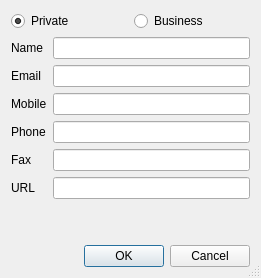
<?xml version="1.0" encoding="UTF-8"?>
<ui version="4.0">
 <class>ContactDlg</class>
 <widget class="QDialog" name="ContactDlg">
  <property name="geometry">
   <rect>
    <x>0</x>
    <y>0</y>
    <width>261</width>
    <height>278</height>
   </rect>
  </property>
  <property name="windowTitle">
   <string>Dialog</string>
  </property>
  <property name="sizeGripEnabled">
   <bool>true</bool>
  </property>
  <layout class="QVBoxLayout" name="verticalLayout">
   <item>
    <layout class="QHBoxLayout" name="horizontalLayout">
     <item>
      <widget class="QRadioButton" name="_private">
       <property name="text">
        <string>Private</string>
       </property>
       <property name="checked">
        <bool>true</bool>
       </property>
      </widget>
     </item>
     <item>
      <widget class="QRadioButton" name="_business">
       <property name="text">
        <string>Business</string>
       </property>
      </widget>
     </item>
    </layout>
   </item>
   <item>
    <layout class="QFormLayout" name="formLayout">
     <property name="fieldGrowthPolicy">
      <enum>QFormLayout::AllNonFixedFieldsGrow</enum>
     </property>
     <item row="0" column="0">
      <widget class="QLabel" name="label">
       <property name="text">
        <string>Name</string>
       </property>
       <property name="buddy">
        <cstring>_name</cstring>
       </property>
      </widget>
     </item>
     <item row="0" column="1">
      <widget class="QLineEdit" name="_name"/>
     </item>
     <item row="1" column="0">
      <widget class="QLabel" name="label_2">
       <property name="text">
        <string>Email</string>
       </property>
       <property name="buddy">
        <cstring>_email</cstring>
       </property>
      </widget>
     </item>
     <item row="1" column="1">
      <widget class="QLineEdit" name="_email"/>
     </item>
     <item row="2" column="0">
      <widget class="QLabel" name="label_3">
       <property name="text">
        <string>Mobile</string>
       </property>
       <property name="buddy">
        <cstring>_mobile</cstring>
       </property>
      </widget>
     </item>
     <item row="2" column="1">
      <widget class="QLineEdit" name="_mobile"/>
     </item>
     <item row="3" column="0">
      <widget class="QLabel" name="label_4">
       <property name="text">
        <string>Phone</string>
       </property>
       <property name="buddy">
        <cstring>_phone</cstring>
       </property>
      </widget>
     </item>
     <item row="3" column="1">
      <widget class="QLineEdit" name="_phone"/>
     </item>
     <item row="4" column="0">
      <widget class="QLabel" name="label_5">
       <property name="text">
        <string>Fax</string>
       </property>
       <property name="buddy">
        <cstring>_fax</cstring>
       </property>
      </widget>
     </item>
     <item row="4" column="1">
      <widget class="QLineEdit" name="_fax"/>
     </item>
     <item row="5" column="1">
      <widget class="QLineEdit" name="_url"/>
     </item>
     <item row="5" column="0">
      <widget class="QLabel" name="label_6">
       <property name="text">
        <string>URL</string>
       </property>
      </widget>
     </item>
    </layout>
   </item>
   <item>
    <widget class="QDialogButtonBox" name="buttonBox">
     <property name="orientation">
      <enum>Qt::Horizontal</enum>
     </property>
     <property name="standardButtons">
      <set>QDialogButtonBox::Cancel|QDialogButtonBox::Ok</set>
     </property>
    </widget>
   </item>
  </layout>
 </widget>
 <resources/>
 <connections>
  <connection>
   <sender>buttonBox</sender>
   <signal>accepted()</signal>
   <receiver>ContactDlg</receiver>
   <slot>accept()</slot>
   <hints>
    <hint type="sourcelabel">
     <x>227</x>
     <y>310</y>
    </hint>
    <hint type="destinationlabel">
     <x>157</x>
     <y>274</y>
    </hint>
   </hints>
  </connection>
  <connection>
   <sender>buttonBox</sender>
   <signal>rejected()</signal>
   <receiver>ContactDlg</receiver>
   <slot>reject()</slot>
   <hints>
    <hint type="sourcelabel">
     <x>295</x>
     <y>316</y>
    </hint>
    <hint type="destinationlabel">
     <x>286</x>
     <y>274</y>
    </hint>
   </hints>
  </connection>
 </connections>
</ui>
